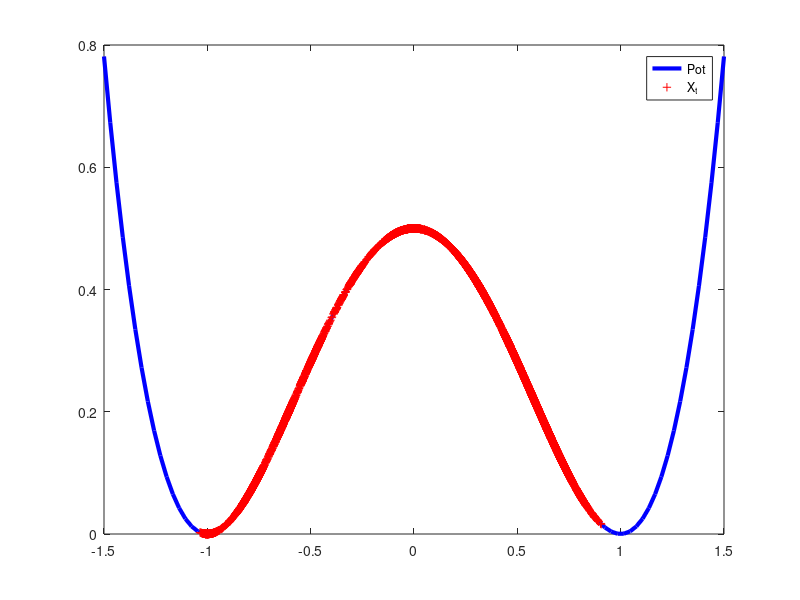
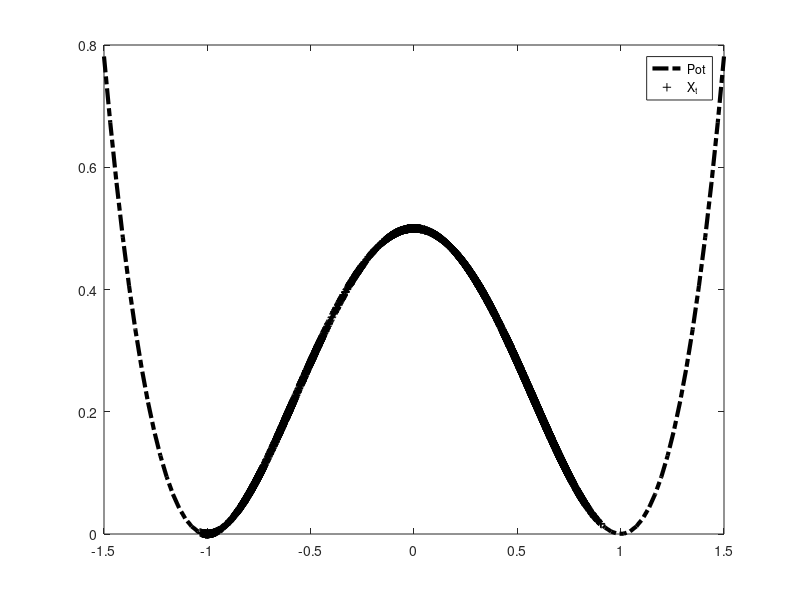

MATLAB code to generate these figures, in order:
%Monte Carlo Sampling for P(X_t in A |t<T)

%rng(2,'twister')                 % restore the previous settings


% %Range
x=linspace(-1.5,1.5);
%e.g. 
% poth =@(y) 8.*y.^4-44/3.*y.^3 + 2.*y.^2 +11/3.*y+1;
% dpoth =@(y) 32.*y.^3-44.*y.^2+4.*y.^2+11/3;
% pot = poth(x);
% dpot= dpoth(x);
% Xzero=-0.25; 

poth =@(y)  1/2.*(y.^2-1).^2;
dpoth =@(y) 2.*y.*(y.^2-1);
pot = poth(x);
dpot= dpoth(x);
Xzero=-1;


beta=3;
%dt=1/10000;
dt=1e-4;
Xtemp=Xzero;

Ns=100;
%Tl=15000;
Tl=1/dt;
VL=1;

time=zeros(1,Ns);
p=zeros(1,Ns);
pt=zeros(1,Ns);
Xhelp=zeros(1,Tl);
prob=zeros(1,VL);
probtime=zeros(1,VL);


% Sampling um die Varianz des Schätzers zu betrachten 
for v=1:VL
    rng(v,'twister')
    
    p=zeros(1,Ns);
    pt=zeros(1,Ns);
 for i=1:Ns
     
     Xtemp=zeros(1,Tl+1);
     Xtemp(1)=Xzero;
    
    for j=1:Tl
    
        
        % Sampling of the trajectory 
        dBt=sqrt(2*dt/beta)*randn;
        Xtemp(j+1) = Xtemp(j) - (dpoth(Xtemp(j)))*dt + dBt;
        
        % #of trajectories that hit the set within the time
        if Xtemp(j+1)>0.9 && Xtemp(j+1)<1.1
            p(i)=1;
            pt(i)=exp(-beta*j*dt);
            time(i) = j*dt; 
            Xhelp(1:j+1)=Xtemp(1:j+1);
            break;
        end
        
        
    end
    
     
   
    
 end
 
 
 %hits
 prob(v)=sum(p)/Ns;
 probtime(v)= sum(pt(pt>0))/Ns;
 
end

%fprintf('P(X_t in B| t< T): %2.8f \n',prob)
%fprintf('E[exp(-beta*tau)]: %2.8f \n',probtime)

re = sqrt(var(pt(pt>0)))/(mean(pt(pt>0)))


% Varinaz des Schätzers
mprobtime = mean(probtime);
varprobtime = var(probtime);

fprintf('E[P(X_t in B| t< T)]: %2.8f \n',mean(prob))
fprintf('Var[P(X_t in B| t< T)]: %2.8f \n',var(prob))

fprintf('E[exp(-beta*tau)]: %2.8f \n',mprobtime)
fprintf('Var(E[exp(-beta*tau)]): %2.8f \n',varprobtime)

figure(1)
plot(x,poth(x),'b','LineWidth',3), hold on
plot(Xhelp,poth(Xhelp),'r+'),%hold off
hold off
legend('Pot','X_t')

figure(2)
plot(x,poth(x),'-.k','LineWidth',3), hold on
plot(Xhelp,poth(Xhelp),'k+'),%hold off
hold off
legend('Pot','X_t')
